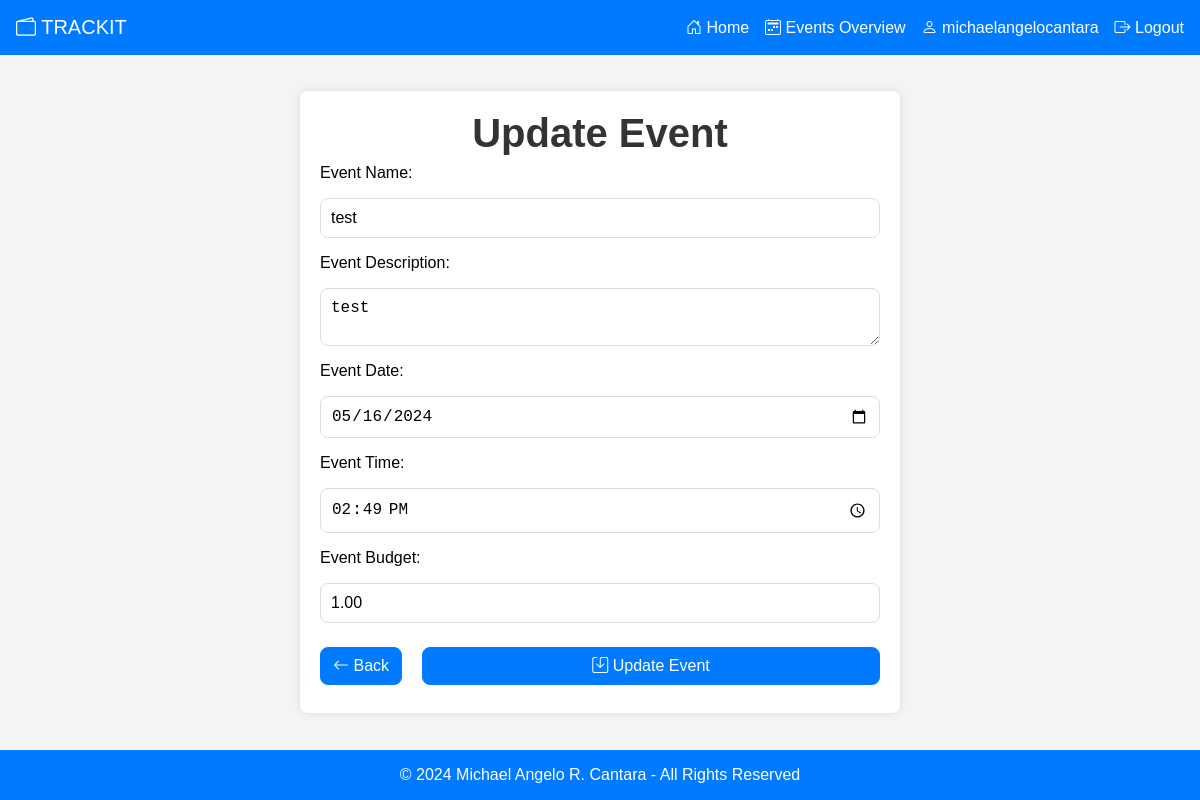
Page /update-event.php?events_id=27 (signed in) on the committed database.
### tables this page shows
CREATE TABLE `events` (
  `events_id` int(11) NOT NULL,
  `events_name` varchar(255) DEFAULT NULL,
  `events_description` text DEFAULT NULL,
  `events_date` datetime DEFAULT NULL,
  `events_budget` decimal(10,2) DEFAULT NULL
);

### includes/event-functions.inc.php (called while the page is built, shortened)
<?php
function getEvent($conn, $eventsId) {
    $sql = "SELECT * FROM events WHERE events_id = ?";
    $stmt = mysqli_prepare($conn, $sql);
    mysqli_stmt_bind_param($stmt, "i", $eventsId);
    mysqli_stmt_execute($stmt);
    $result = mysqli_stmt_get_result($stmt);
    return mysqli_fetch_assoc($result);
}

### update-event.php (the view, shortened to what this page needs)
<?php
    require_once 'includes/event-functions.inc.php';
    $eventsId = $_GET['events_id'];
    $event = getEvent($conn, $eventsId);
?>
<!DOCTYPE html>
<html lang="en">
<head>
    <?php include "templates/external-links.tpl.php"; ?>
</head>
<body>
    <?php include 'templates/header.tpl.php'; ?>
    <main>
        <section class="section-container">
            <h1>Update Event</h1>
            <form method="post" action="includes/update-event.inc.php">
                <label for="event_name">Event Name:</label>
                <input type="text" id="event_name" name="event_name" value="<?php echo $event['events_name']; ?>" required>
                <label for="event_description">Event Description:</label>
                <textarea id="event_description" name="event_description" required><?php echo $event['events_description']; ?></textarea>
                <label for="event_date">Event Date:</label>
                <input type="date" id="event_date" name="event_date" value="<?php echo date('Y-m-d', strtotime($event['events_date'])); ?>" required>
                <label for="event_time">Event Time:</label>
                <input type="time" id="event_time" name="event_time" value="<?php echo date('H:i', strtotime($event['events_date'])); ?>" required>
                <label for="event_budget">Event Budget:</label>
                <input type="number" id="event_budget" name="event_budget" value="<?php echo $event['events_budget']; ?>" required>
                <div class="two-grid-column-container">
                    <a class="button margin-top-16" href="events-overview.php"><i class="bi bi-arrow-left"></i> Back</a>
                    <button class="button margin-top-16" type="submit" name="update-event"><i class="bi bi-save"></i> Update Event</button>
                </div>
            </form>
        </section>
    </main>
    <?php include 'templates/footer.tpl.php'; ?>
</body>
</html>

### static/css/style.css (style rules this page uses)
* { margin: 0; padding: 0; box-sizing: border-box; }
body { font-family: Verdana, Geneva, Tahoma, sans-serif; background-color: #f4f4f4; }
html, body { height: 100%; margin: 0; display: flex; flex-direction: column; }
main { width: 100%; margin: 0 auto; padding: 20px; flex: 1 0 auto; }
h1 { color: #333; text-align: center; font-size: 2.5em; }
.button, .secondary-outline-button { display: inline-block; padding: 0.375rem 0.75rem; font-size: 1rem; font-weight: 400; line-height: 1.5; text-align: center; text-decoration: none; vertical-align: middle; cursor: pointer; user-select: none; border: 1px solid transparent; border-radius: 8px; margin: 8px 0; transition: color 0.15s ease-in-out, background-color 0.15s ease-in-out, border-color 0.15s ease-in-out, box-shadow 0.15s ease-in-out; }
.button { color: #fff; background-color: #007bff; border: 1px solid #007bff; }
.margin-top-16 { margin-top: 16px; }
section:not(.chart-container) { background-color: #fff; border-radius: 8px; padding: 20px; box-shadow: 0px 0px 10px 0px rgba(0, 0, 0, 0.1); margin-top: 16px; }
.section-container { max-width: 600px; margin: 0 auto; }
form { display: grid; gap: 0; }
input, select, textarea { padding: 10px; border: 1px solid #ddd; border-radius: 8px; font-size: 16px; margin: 8px 0; }
label { margin: 8px 0; }
.two-grid-column-container { display: grid; grid-template-columns: auto 1fr; gap: 20px; }

### rows in the picture
events: event_name "test", event_description "test", event_date "05/16/2024", event_time "14:49", event_budget "1.00"

### other values in the picture
$_SESSION["users_username"] "michaelangelocantara"
